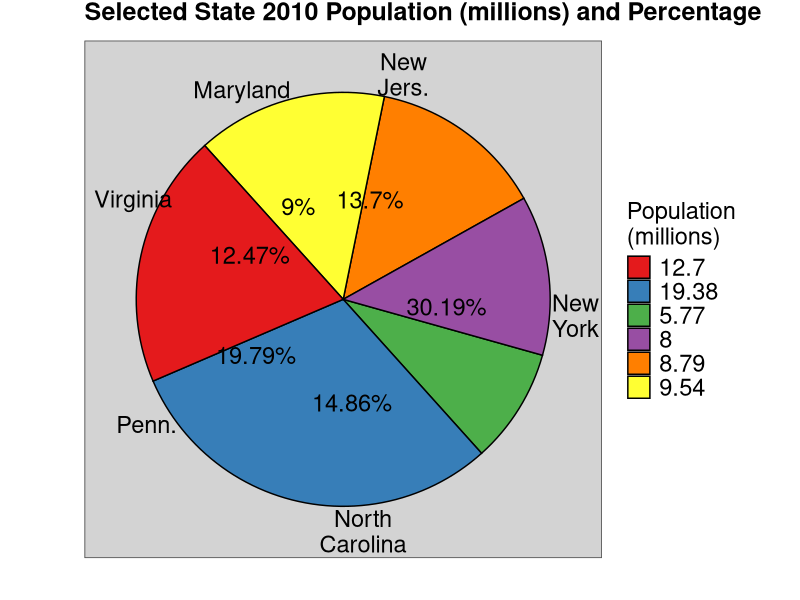

Reproduce this figure in R.
# This script creates a pie chart using (a subset of) 'census_data.csv' using the 'ggplot2' library.

# A description of 'census_data.csv' can be found in 'census_data_scrape_and_process.R'.
# To avoid an overwhelming plot, I will be using a subset of 'census_data.csv' consisting of
# observations for 6 states (North Carolina, Maryland, New Jersey, Pennsylvania, Virginia, 
# and New York) in 2010.

# Load packages.
library(data.table)
library(ggplot2)
library(ggthemes)

# Load data.
# Note that the data is located in the 'visualizations' folder, NOT the 'ggplot' folder.
census_data = data.table(read.csv('census_data.csv', 
                                  header = T, 
                                  stringsAsFactors = F, 
                                  check.names = F))

#####
# SUBSET/PROCESS DATA.

  # Specify states of interest.
  states = c('North Carolina', 'Maryland', 'New Jersey', 'Pennsylvania', 
             'Virginia', 'New York')
  
  # Create data subset (specified above).
  census_subset = census_data[Name %in% states, .(Name, `2010`)]
  
  # Divide population values by 1000000 for easier graph viewing.
  census_subset$`2010` = census_subset$`2010` / 1000000
  
  # Compute percentage of total population accounted for by each state.
  
    # Compute percentage.
    census_subset$percent = round(100 * (census_subset$`2010` / sum(census_subset$`2010`)), 2)
  
    # Change to 'character' vector with form 'percent + %'.
    census_subset$percent = as.character(census_subset$percent)
    census_subset$percent = paste0(census_subset$percent, '%')
    
    # Change 'census_subset$Name' from state name to state abbreviation so labels fit on pie chart.
    census_subset$Name = ifelse(census_subset$Name == 'North Carolina', 'North\nCarolina', 
                                ifelse(census_subset$Name == 'Maryland', 'Maryland', 
                                       ifelse(census_subset$Name == 'New Jersey', 'New\nJers.', 
                                              ifelse(census_subset$Name == 'Pennsylvania', 'Penn.', 
                                                     ifelse(census_subset$Name == 'Virginia', 'Virginia', 'New\nYork')))))
  
  # Specify locations for pie chart labels.
  
    # Count cumulative population.
    # This has no statistical or data significance, it's only to help with chart labels.
    census_subset$sum = cumsum(census_subset$`2010`)
    
    # Create 'offset_sum' column that will help with chart labels.
    census_subset$offset_sum = c(0, census_subset$sum[1:(nrow(census_subset) - 1)])
    
    # Create 'label_locations' column that specifies label locations on pie chart.
    census_subset$label_locations = (census_subset$sum + census_subset$offset_sum) / 2

#####  
# Plot data.
ggplot(data = census_subset, 
       aes(x = '', 
           y = `2010`, 
           fill = as.character(round(`2010`, 2)))) + 
geom_bar(stat = 'identity', 
         color = 'black') +
geom_text(aes(y = label_locations, 
              label = census_subset$percent), 
          size = 6) +
coord_polar('y', 
            start = 5.55) +
guides(fill = guide_legend(title = 'Population\n(millions)')) +
theme_few() +
theme(axis.ticks = element_blank(), 
      axis.text.x = element_text(color = 'black', 
                                 size = 17, 
                                 vjust = 10), 
      plot.title = element_text(face = 'bold', 
                                size = 18, 
                                vjust = 2),
      panel.background = element_rect(fill = 'lightgrey', 
                                      colour = 'lightgrey'), 
      legend.text = element_text(size = 17), 
      legend.title = element_text(size = 17)) +
scale_y_continuous(breaks = census_subset$label_locations, 
                   labels = census_subset$Name) +
scale_fill_brewer(palette = 'Set1') +
ggtitle('Selected State 2010 Population (millions) and Percentage') +
xlab('') +
ylab('')